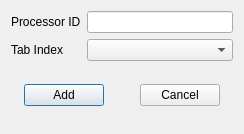
<?xml version="1.0" encoding="UTF-8"?>
<ui version="4.0">
 <class>NewMonitoringTabDialogClass</class>
 <widget class="QDialog" name="NewMonitoringTabDialogClass">
  <property name="geometry">
   <rect>
    <x>0</x>
    <y>0</y>
    <width>244</width>
    <height>134</height>
   </rect>
  </property>
  <property name="sizePolicy">
   <sizepolicy hsizetype="Fixed" vsizetype="Fixed">
    <horstretch>0</horstretch>
    <verstretch>0</verstretch>
   </sizepolicy>
  </property>
  <property name="windowTitle">
   <string>New Monitoring Tab</string>
  </property>
  <layout class="QVBoxLayout" name="verticalLayout">
   <item>
    <layout class="QFormLayout" name="formLayoutMonitoringTab">
     <item row="0" column="0">
      <widget class="QLabel" name="labelProcessorID">
       <property name="text">
        <string>Processor ID</string>
       </property>
      </widget>
     </item>
     <item row="0" column="1">
      <widget class="QLineEdit" name="lineEditProcessorID"/>
     </item>
     <item row="1" column="0">
      <widget class="QLabel" name="labelTabIndex">
       <property name="text">
        <string>Tab Index</string>
       </property>
      </widget>
     </item>
     <item row="1" column="1">
      <widget class="QComboBox" name="comboBoxTabIndex"/>
     </item>
    </layout>
   </item>
   <item>
    <spacer name="verticalSpacer1">
     <property name="orientation">
      <enum>Qt::Vertical</enum>
     </property>
     <property name="sizeHint" stdset="0">
      <size>
       <width>20</width>
       <height>10</height>
      </size>
     </property>
    </spacer>
   </item>
   <item>
    <layout class="QHBoxLayout" name="horizontalLayout">
     <item>
      <spacer name="horizontalSpacer1">
       <property name="orientation">
        <enum>Qt::Horizontal</enum>
       </property>
       <property name="sizeHint" stdset="0">
        <size>
         <width>10</width>
         <height>20</height>
        </size>
       </property>
      </spacer>
     </item>
     <item>
      <widget class="QPushButton" name="pushButtonAdd">
       <property name="text">
        <string>Add</string>
       </property>
      </widget>
     </item>
     <item>
      <spacer name="horizontalSpacer2">
       <property name="orientation">
        <enum>Qt::Horizontal</enum>
       </property>
       <property name="sizeHint" stdset="0">
        <size>
         <width>30</width>
         <height>20</height>
        </size>
       </property>
      </spacer>
     </item>
     <item>
      <widget class="QPushButton" name="pushButtonCancel">
       <property name="text">
        <string>Cancel</string>
       </property>
      </widget>
     </item>
     <item>
      <spacer name="horizontalSpacer3">
       <property name="orientation">
        <enum>Qt::Horizontal</enum>
       </property>
       <property name="sizeHint" stdset="0">
        <size>
         <width>10</width>
         <height>20</height>
        </size>
       </property>
      </spacer>
     </item>
    </layout>
   </item>
   <item>
    <spacer name="verticalSpacer2">
     <property name="orientation">
      <enum>Qt::Vertical</enum>
     </property>
     <property name="sizeHint" stdset="0">
      <size>
       <width>20</width>
       <height>10</height>
      </size>
     </property>
    </spacer>
   </item>
  </layout>
 </widget>
 <layoutdefault spacing="6" margin="11"/>
 <resources/>
 <connections>
  <connection>
   <sender>pushButtonCancel</sender>
   <signal>released()</signal>
   <receiver>NewMonitoringTabDialogClass</receiver>
   <slot>reject()</slot>
   <hints>
    <hint type="sourcelabel">
     <x>220</x>
     <y>145</y>
    </hint>
    <hint type="destinationlabel">
     <x>156</x>
     <y>106</y>
    </hint>
   </hints>
  </connection>
  <connection>
   <sender>pushButtonAdd</sender>
   <signal>released()</signal>
   <receiver>NewMonitoringTabDialogClass</receiver>
   <slot>accept()</slot>
   <hints>
    <hint type="sourcelabel">
     <x>93</x>
     <y>145</y>
    </hint>
    <hint type="destinationlabel">
     <x>156</x>
     <y>106</y>
    </hint>
   </hints>
  </connection>
 </connections>
</ui>
